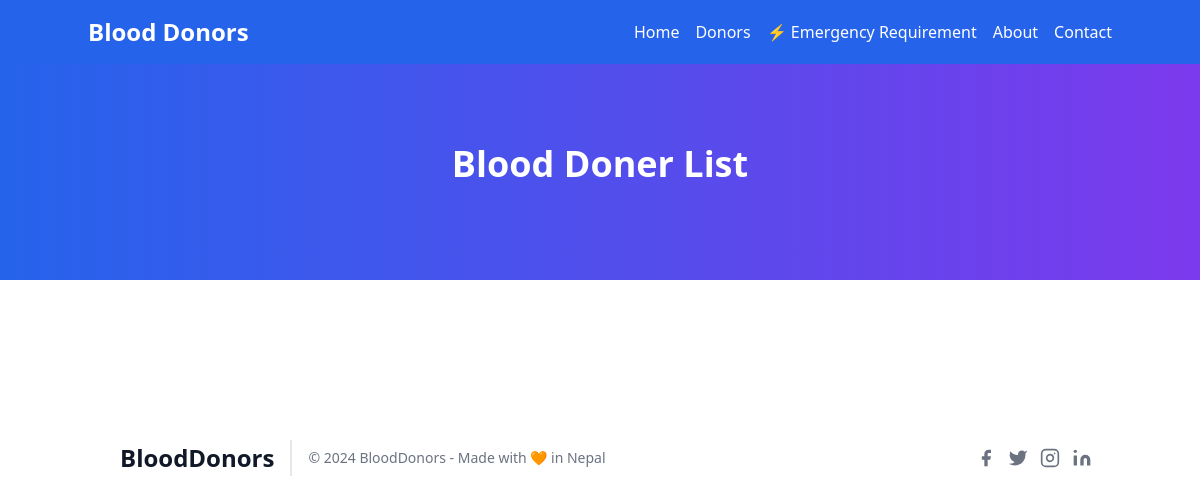
The app's page /doners/, older data.
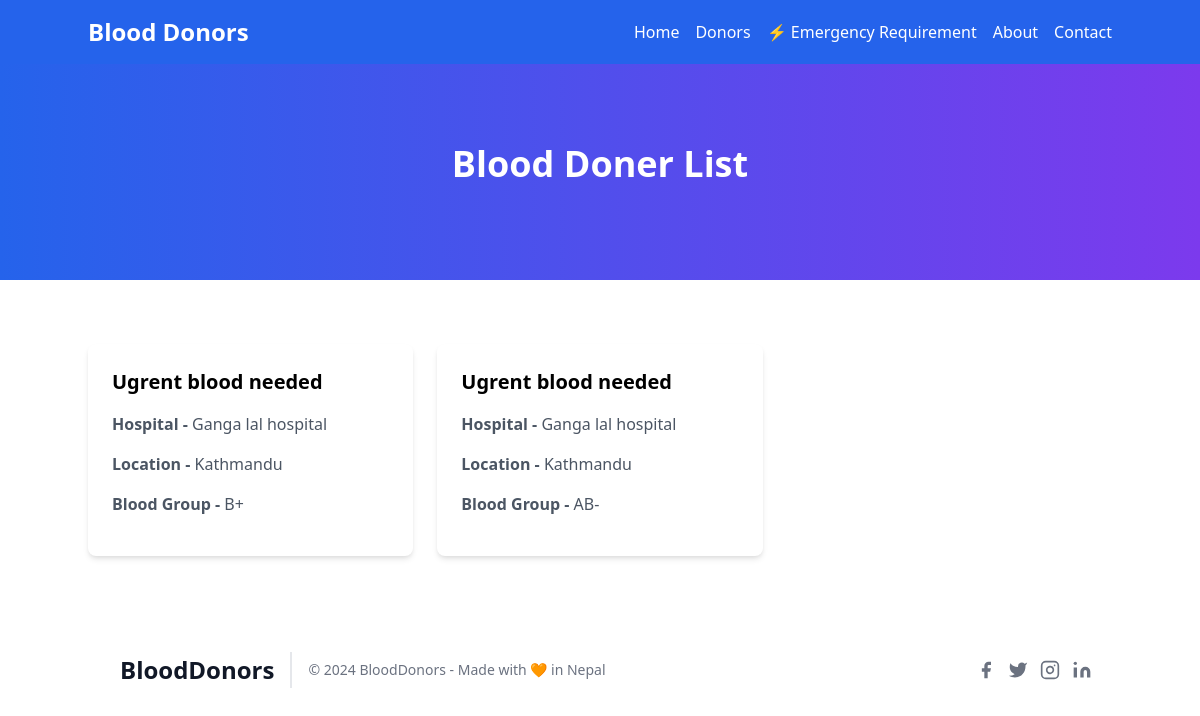
The same page, newer data.
### myapp/models.py (models this page shows, shortened)
class BloodReq(models.Model):
    title = models.CharField(max_length = 50)
    bloodChoice = (
        ('A+', 'A+'),
        ('A-', 'A-'),
        ('B+', 'B+'),
        ('B-', 'B-'),
        ('AB+', 'AB+'),
        ('AB-', 'AB-'),
        ('O+', 'O+'),
        ('O-', 'O-'),
    )
    bloodGroup = models.CharField(choices=bloodChoice, max_length = 10)
    hospitalName = models.CharField(max_length = 50)
    location = models.CharField(max_length = 50)
    date = models.DateField()

### myapp/views.py (the view)
# urls.py: path('doners/', BloodReqView)
def BloodReqView(req):
    doner = BloodReq.objects.filter()
    data = {
        "doners": doner,
    }
    return render(req, "doners.html", data)

### templates/doners.html (shortened to what this page needs)
<!DOCTYPE html>
<html lang="en">
<head>
    <link href="https://cdnjs.cloudflare.com/ajax/libs/font-awesome/6.0.0-beta3/css/all.min.css" rel="stylesheet">
    <link href="https://cdn.jsdelivr.net/npm/tailwindcss@2.2.19/dist/tailwind.min.css" rel="stylesheet">
</head>
<body class="h-screen">
    <nav class="bg-blue-600 text-white py-4">
        <div class="container mx-auto flex justify-between items-center">
            <a href="home.html" class="text-2xl font-semibold">Blood Donors</a>
            <ul class="flex space-x-4">
                <li><a href="home.html" class="hover:text-gray-300">Home</a></li>
                <li><a href="donors.html" class="hover:text-gray-300">Donors</a></li>
                <li><a href="emergency.html" class="hover:text-gray-300">⚡️ Emergency Requirement</a></li>
                <li><a href="about.html" class="hover:text-gray-300">About</a></li>
                <li><a href="contact.html" class="hover:text-gray-300">Contact</a></li>
            </ul>
        </div>
    </nav>
    <section class="bg-gradient-to-r from-blue-600 to-purple-600 text-white py-20">
      <div class="container mx-auto text-center">
          <h1 class="text-4xl font-semibold mb-4">Blood Doner List</h1>
      </div>
  </section>
    <section class="py-16">
        <div class="container mx-auto">
            <div class="grid grid-cols-1 md:grid-cols-2 lg:grid-cols-3 gap-6">
              {% for Doner in doners%}
                <div class="bg-white shadow-md rounded-lg p-6 flex flex-col">
                    <h3 class="text-xl font-semibold mb-4">{{Doner.title}}</h3>
                    <p class="text-gray-600 mb-4"> <b>Hospital -</b> {{Doner.hospitalName}}</p>
                    <p class="text-gray-600 mb-4"><b>Location -</b> {{Doner.location}}</p>
                    <p class="text-gray-600 mb-4"><b>Blood Group - </b>
                       {{Doner.bloodGroup}}
                    </p>
                </div>
                {% endfor %}
            </div>
        </div>
    </section>
    <footer class="text-gray-600 body-font">
        <div class="container px-5 py-8 mx-auto flex items-center sm:flex-row flex-col">
          <a class="flex title-font font-medium items-center md:justify-start justify-center text-gray-900">
            <span class="ml-3 text-2xl font-bold">BloodDonors</span>
          </a>
          <p class="text-sm text-gray-500 sm:ml-4 sm:pl-4 sm:border-l-2 sm:border-gray-200 sm:py-2 sm:mt-0 mt-4">© 2024 BloodDonors - Made with 🧡 in Nepal
          </p>
          <span class="inline-flex sm:ml-auto sm:mt-0 mt-4 justify-center sm:justify-start">
            <a class="text-gray-500">
              <svg fill="currentColor" stroke-linecap="round" stroke-linejoin="round" stroke-width="2" class="w-5 h-5" viewBox="0 0 24 24">
                <path d="M18 2h-3a5 5 0 00-5 5v3H7v4h3v8h4v-8h3l1-4h-4V7a1 1 0 011-1h3z"></path>
              </svg>
            </a>
            <a class="ml-3 text-gray-500">
              <svg fill="currentColor" stroke-linecap="round" stroke-linejoin="round" stroke-width="2" class="w-5 h-5" viewBox="0 0 24 24">
                <path d="M23 3a10.9 10.9 0 01-3.14 1.53 4.48 4.48 0 00-7.86 3v1A10.66 10.66 0 013 4s-4 9 5 13a11.64 11.64 0 01-7 2c9 5 20 0 20-11.5a4.5 4.5 0 00-.08-.83A7.72 7.72 0 0023 3z"></path>
              </svg>
            </a>
            <a class="ml-3 text-gray-500">
              <svg fill="none" stroke="currentColor" stroke-linecap="round" stroke-linejoin="round" stroke-width="2" class="w-5 h-5" viewBox="0 0 24 24">
                <rect width="20" height="20" x="2" y="2" rx="5" ry="5"></rect>
                <path d="M16 11.37A4 4 0 1112.63 8 4 4 0 0116 11.37zm1.5-4.87h.01"></path>
              </svg>
            </a>
            <a class="ml-3 text-gray-500">
              <svg fill="currentColor" stroke="currentColor" stroke-linecap="round" stroke-linejoin="round" stroke-width="0" class="w-5 h-5" viewBox="0 0 24 24">
                <path stroke="none" d="M16 8a6 6 0 016 6v7h-4v-7a2 2 0 00-2-2 2 2 0 00-2 2v7h-4v-7a6 6 0 016-6zM2 9h4v12H2z"></path>
                <circle cx="4" cy="4" r="2" stroke="none"></circle>
              </svg>
            </a>
          </span>
        </div>
      </footer>
</body>
</html>

Row changes from the older to the newer data that the page shows:
added BloodReq: title "Ugrent blood needed", hospitalName "Ganga lal hospital", location "Kathmandu", bloodGroup "B+"
added BloodReq: title "Ugrent blood needed", hospitalName "Ganga lal hospital", location "Kathmandu", bloodGroup "AB-"
